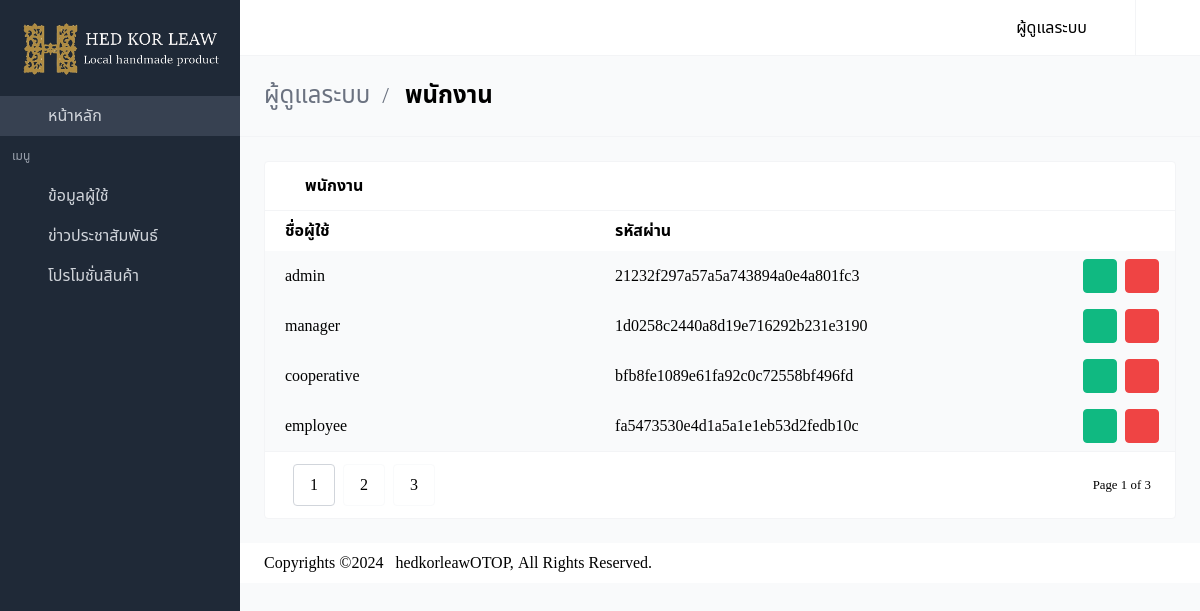
The app's page /admin/employeetables.php (signed in) with its own data.
### tables this page shows
CREATE TABLE `user` (
  `user_id` int(11) NOT NULL,
  `username` varchar(100) DEFAULT NULL,
  `password` varchar(100) DEFAULT NULL,
  `name` varchar(100) DEFAULT NULL,
  `email` varchar(100) DEFAULT NULL,
  `phone` int(10) DEFAULT NULL,
  `address` varchar(300) DEFAULT NULL,
  `status` varchar(1) DEFAULT NULL
);

### admin/employeetables.php (the view, shortened to what this page needs)
<?php
require_once "../connectDB.php";
if (!$_SESSION['userid']) {
  header("Location: index.php");
} else {
?>
<!DOCTYPE html>
<html lang="en" class="">
<head>
  <link rel="stylesheet" href="css/main.css?v=1628755089081">
</head>
<body>
<div id="app">
  <nav id="navbar-main" class="navbar is-fixed-top">
    <div class="navbar-menu" id="navbar-menu">
        <div class="navbar-item dropdown has-divider has-user-avatar">
          <a class="navbar-link">
            <div class="is-user-name"><span>ผู้ดูแลระบบ</span></div>
            <span class="icon"><i class="mdi mdi-chevron-down"></i></span>
          </a>
      </div>
      <a href="../logout.php" title="Log out" class="navbar-item desktop-icon-only">
        <span class="icon"><i class="mdi mdi-logout"></i></span>
      </a>
      </div>
    </div>
  <aside class="aside is-placed-left is-expanded">
    <div class="aside-tools">
      <div>
        <img src="../assets/img/logo_four_white.png" alt="">
      </div>
    </div>
    <div class="menu is-menu-main">
      <ul class="menu-list">
        <li class="active">
          <a href="index.php">
            <span class="icon"><i class="mdi mdi-desktop-mac"></i></span>
            <span class="menu-item-label">หน้าหลัก</span>
          </a>
        </li>
      </ul>
      <p class="menu-label">เมนู</p>
      <ul class="menu-list">
        <li>
          <a class="dropdown">
            <span class="icon"><i class="mdi mdi-account-circle"></i></span>
            <span class="menu-item-label">ข้อมูลผู้ใช้</span>
            <span class="icon"><i class="mdi mdi-plus"></i></span>
          </a>
        </li>
        <li class="--set-active-tables-html">
          <a href="news.php">
            <span class="icon"><i class="mdi mdi-square-edit-outline"></i></span>
            <span class="menu-item-label">ข่าวประชาสัมพันธ์</span>
          </a>
        </li>
        <li class="--set-active-forms-html">
          <a href="board.php">
            <span class="icon"><i class="mdi mdi-square-edit-outline"></i></span>
            <span class="menu-item-label">โปรโมชั่นสินค้า</span>
          </a>
        </li>
      </ul>
    </div>
  </aside>
<section class="is-title-bar">
  <div class="flex flex-col md:flex-row items-center justify-between space-y-6 md:space-y-0">
    <ul>
      <li>ผู้ดูแลระบบ</li>
      <li>พนักงาน</li>
    </ul>
  </div>
</section>
  <section class="section main-section">
    <div class="card has-table">
      <header class="card-header">
        <p class="card-header-title">
          <span class="icon"><i class="mdi mdi-account-multiple"></i></span>
          พนักงาน
        </p>
        <a href="#" class="card-header-icon">
          <span class="icon"><i class="mdi mdi-reload"></i></span>
        </a>
      </header>
      <div class="card-content">
        <table>
          <thead>
          <tr>
            <th style="width: 1000px; padding-left: 20px;">ชื่อผู้ใช้</th>
            <th style="width: 1000px;">รหัสผ่าน</th>
            <th></th>
          </tr>
          </thead>
          <?php
              $sql = "SELECT * FROM `user` WHERE `status` != 'm';";
              $result = mysqli_query($conn,$sql);
              while($row = mysqli_fetch_array($result)){
            ?>
          <tbody>
          <tr>
            <td data-label="username" style="padding-left: 20px;"><?php echo $row['username']; ?></td>
            <td data-label="number"><?php echo $row['password']; ?></td>
            <td class="actions-cell">
              <div class="buttons right nowrap">
                <button class="button small green --jb-modal"  data-target="sample-modal-2" type="button">
                  <a href="profile.php?uid=<?php echo $row['user_id']?>"><span class="icon"><i class="mdi mdi-eye"></i></span></a>
                </button>
                <button class="button small red --jb-modal" data-target="sample-modal" type="button">
                  <span class="icon"><i class="mdi mdi-trash-can"></i></span>
                </button>
              </div>
            </td>
          </tr>
          </tbody>
          <?php } ?>
        </table>
        <div class="table-pagination">
          <div class="flex items-center justify-between">
            <div class="buttons">
              <button type="button" class="button active">1</button>
              <button type="button" class="button">2</button>
              <button type="button" class="button">3</button>
            </div>
            <small>Page 1 of 3</small>
          </div>
        </div>
      </div>
    </div>
  </section>
  <footer class="footer">
    <div class="flex flex-col md:flex-row items-center justify-between space-y-3 md:space-y-0">
      <div class="flex items-center justify-start space-x-3">
        <div>
          Copyrights ©
        </div>
        <div>
          <p><a href="../index.php" target="_blank">hedkorleawOTOP,</a> All Rights
            Reserved.</p>
        </div>
      </div>
    </div>
</footer>
<link rel="stylesheet" href="https://cdn.materialdesignicons.com/4.9.95/css/materialdesignicons.min.css">
</body>
</html>
<?php } ?>

### records on screen
user: username "admin", password "21232f297a57a5a743894a0e4a801fc3"
user: username "manager", password "1d0258c2440a8d19e716292b231e3190"
user: username "cooperative", password "bfb8fe1089e61fa92c0c72558bf496fd"
user: username "employee", password "fa5473530e4d1a5a1e1eb53d2fedb10c"
